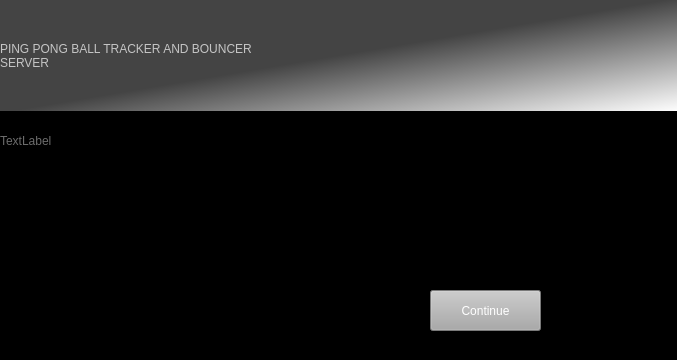
<?xml version="1.0" encoding="UTF-8"?>
<ui version="4.0">
 <class>gWindow</class>
 <widget class="QWidget" name="gWindow">
  <property name="geometry">
   <rect>
    <x>0</x>
    <y>0</y>
    <width>677</width>
    <height>360</height>
   </rect>
  </property>
  <property name="windowTitle">
   <string>Form</string>
  </property>
  <property name="styleSheet">
   <string notr="true">background-color: rgb(0, 0, 0);</string>
  </property>
  <widget class="QPushButton" name="pushButton">
   <property name="geometry">
    <rect>
     <x>430</x>
     <y>290</y>
     <width>111</width>
     <height>41</height>
    </rect>
   </property>
   <property name="styleSheet">
    <string notr="true">color: rgb(255, 255, 255);
background-color: rgb(170, 170, 170);</string>
   </property>
   <property name="text">
    <string>Continue</string>
   </property>
  </widget>
  <widget class="QLabel" name="label">
   <property name="geometry">
    <rect>
     <x>0</x>
     <y>0</y>
     <width>681</width>
     <height>111</height>
    </rect>
   </property>
   <property name="styleSheet">
    <string notr="true">
font: 14pt &quot;Microsoft Tai Le&quot;;
color: rgb(197, 197, 197);
background-color: qlineargradient(spread:pad, x1:0.466292, y1:0.489, x2:1, y2:1, stop:0.0393258 rgba(68, 68, 68, 255), stop:1 rgba(255, 255, 255, 255));</string>
   </property>
   <property name="text">
    <string>PING PONG BALL TRACKER AND BOUNCER
SERVER</string>
   </property>
  </widget>
  <widget class="QLabel" name="loadingLabel">
   <property name="geometry">
    <rect>
     <x>0</x>
     <y>120</y>
     <width>681</width>
     <height>41</height>
    </rect>
   </property>
   <property name="styleSheet">
    <string notr="true">
font: 10pt &quot;Microsoft Tai Le&quot;;
background-color: rgb(0, 0, 0);
color: rgb(108, 108, 108);</string>
   </property>
   <property name="text">
    <string>TextLabel</string>
   </property>
  </widget>
 </widget>
 <resources/>
 <connections/>
</ui>
